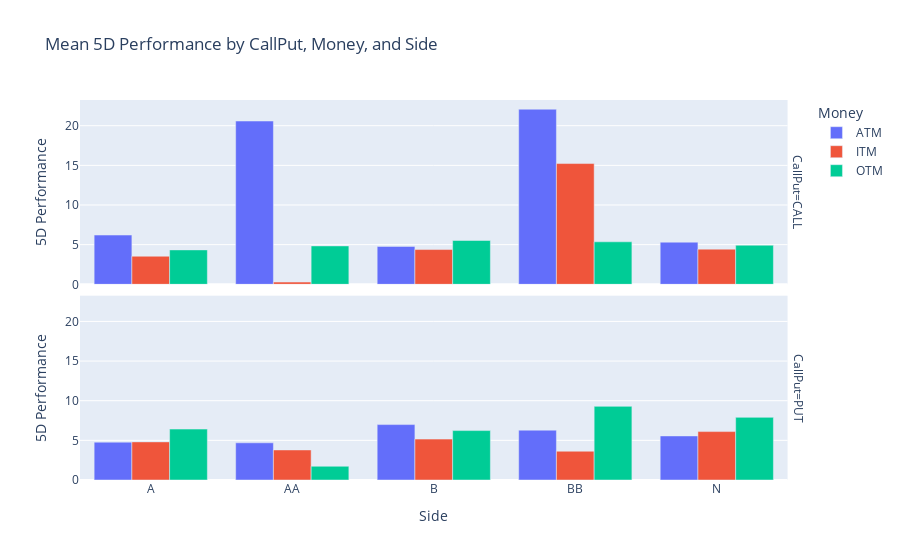

Notebook cell for this chart:
### Code cell
# Group by 'CallPut', 'Money', and 'Side' and calculate the mean of '5D Performance'
mean_performance_by_group = sector_data.groupby(['CallPut', 'Money', 'Side'])['5D Performance'].mean().reset_index()

# Create a bar chart using Plotly Express
fig = px.bar(mean_performance_by_group, x='Side', y='5D Performance', color='Money', barmode='group',
             facet_row='CallPut', title='Mean 5D Performance by CallPut, Money, and Side')

# Show the plot
fig.show()

### Figure 1 — Plotly figure (JSON) as saved in the notebook; plotly's stock layout.template omitted (floating-point values rounded to 4 significant figures)
{"data": [{"alignmentgroup": "True", "hovertemplate": "Money=ATM<br>CallPut=CALL<br>Side=%{x}<br>5D Performance=%{y}<extra></extra>", "legendgroup": "ATM", "marker": {"color": "#636efa", "pattern": {"shape": ""}}, "name": "ATM", "offsetgroup": "ATM", "orientation": "v", "showlegend": true, "textposition": "auto", "type": "bar", "x": ["A", "AA", "B", "BB", "N"], "xaxis": "x2", "y": [6.211, 20.59, 4.777, 22.08, 5.312], "yaxis": "y2"}, {"alignmentgroup": "True", "hovertemplate": "Money=ATM<br>CallPut=PUT<br>Side=%{x}<br>5D Performance=%{y}<extra></extra>", "legendgroup": "ATM", "marker": {"color": "#636efa", "pattern": {"shape": ""}}, "name": "ATM", "offsetgroup": "ATM", "orientation": "v", "showlegend": false, "textposition": "auto", "type": "bar", "x": ["A", "AA", "B", "BB", "N"], "xaxis": "x", "y": [4.776, 4.69, 6.989, 6.287, 5.558], "yaxis": "y"}, {"alignmentgroup": "True", "hovertemplate": "Money=ITM<br>CallPut=CALL<br>Side=%{x}<br>5D Performance=%{y}<extra></extra>", "legendgroup": "ITM", "marker": {"color": "#EF553B", "pattern": {"shape": ""}}, "name": "ITM", "offsetgroup": "ITM", "orientation": "v", "showlegend": true, "textposition": "auto", "type": "bar", "x": ["A", "AA", "B", "BB", "N"], "xaxis": "x2", "y": [3.542, 0.2817, 4.382, 15.23, 4.436], "yaxis": "y2"}, {"alignmentgroup": "True", "hovertemplate": "Money=ITM<br>CallPut=PUT<br>Side=%{x}<br>5D Performance=%{y}<extra></extra>", "legendgroup": "ITM", "marker": {"color": "#EF553B", "pattern": {"shape": ""}}, "name": "ITM", "offsetgroup": "ITM", "orientation": "v", "showlegend": false, "textposition": "auto", "type": "bar", "x": ["A", "AA", "B", "BB", "N"], "xaxis": "x", "y": [4.807, 3.79, 5.157, 3.63, 6.107], "yaxis": "y"}, {"alignmentgroup": "True", "hovertemplate": "Money=OTM<br>CallPut=CALL<br>Side=%{x}<br>5D Performance=%{y}<extra></extra>", "legendgroup": "OTM", "marker": {"color": "#00cc96", "pattern": {"shape": ""}}, "name": "OTM", "offsetgroup": "OTM", "orientation": "v", "showlegend": true, "textposition": "auto", "type": "bar", "x": ["A", "AA", "B", "BB", "N"], "xaxis": "x2", "y": [4.338, 4.841, 5.524, 5.36, 4.927], "yaxis": "y2"}, {"alignmentgroup": "True", "hovertemplate": "Money=OTM<br>CallPut=PUT<br>Side=%{x}<br>5D Performance=%{y}<extra></extra>", "legendgroup": "OTM", "marker": {"color": "#00cc96", "pattern": {"shape": ""}}, "name": "OTM", "offsetgroup": "OTM", "orientation": "v", "showlegend": false, "textposition": "auto", "type": "bar", "x": ["A", "AA", "B", "BB", "N"], "xaxis": "x", "y": [6.421, 1.73, 6.231, 9.286, 7.9], "yaxis": "y"}], "layout": {"annotations": [{"font": {}, "showarrow": false, "text": "CallPut=PUT", "textangle": 90, "x": 0.98, "xanchor": "left", "xref": "paper", "y": 0.2425, "yanchor": "middle", "yref": "paper"}, {"font": {}, "showarrow": false, "text": "CallPut=CALL", "textangle": 90, "x": 0.98, "xanchor": "left", "xref": "paper", "y": 0.7575, "yanchor": "middle", "yref": "paper"}], "barmode": "group", "legend": {"title": {"text": "Money"}, "tracegroupgap": 0}, "title": {"text": "Mean 5D Performance by CallPut, Money, and Side"}, "xaxis": {"anchor": "y", "domain": [0, 0.98], "title": {"text": "Side"}}, "xaxis2": {"anchor": "y2", "domain": [0, 0.98], "matches": "x", "showticklabels": false}, "yaxis": {"anchor": "x", "domain": [0, 0.485], "title": {"text": "5D Performance"}}, "yaxis2": {"anchor": "x2", "domain": [0.515, 1], "matches": "y", "title": {"text": "5D Performance"}}}}
